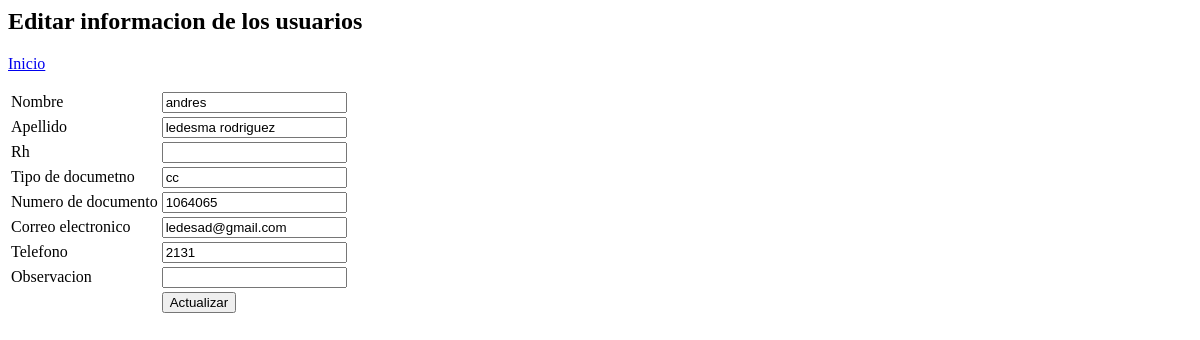
The page /Dinidiseños/administrador/cruds/crud_gestion_personal/editView.php?id=5 on the database as committed earlier.
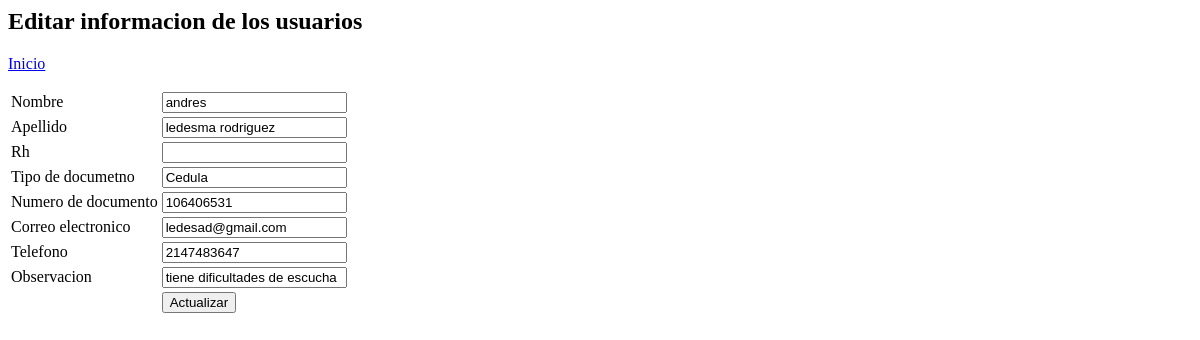
The same page on the database as committed later.
### tables this page shows
CREATE TABLE `users` (
  `id` int(11) NOT NULL,
  `nombre` varchar(100) NOT NULL,
  `apellido` varchar(50) NOT NULL,
  `rh` varchar(500) NOT NULL,
  `tipodocumento` varchar(30) NOT NULL,
  `numerodocumento` int(13) NOT NULL,
  `correo` varchar(50) NOT NULL,
  `telefono` int(13) NOT NULL,
  `observacion` varchar(500) NOT NULL
);

### Dinidiseños/administrador/cruds/crud_gestion_personal/editView.php (the view, shortened to what this page needs)
<?php
require_once("../../dbConnection.php");
$id = $_GET['id'];
$result = mysqli_query($mysqli, "SELECT * FROM users WHERE id = $id");
$resultData = mysqli_fetch_assoc($result);
$nombre = $resultData['nombre'];
$apellido = $resultData['apellido'];
$tipodocumento = $resultData['tipodocumento'];
$numerodocumento = $resultData['numerodocumento'];
$correo = $resultData['correo'];
$telefono = $resultData['telefono'];
$observacion = $resultData['observacion'];
?>
<html>
<head>
</head>
<body>
    <h2>Editar informacion de los usuarios</h2>
    <p>
	    <a href="index_gestionP.php">Inicio</a>
    </p>
	<form name="edit" method="post" action="editAction.php">
		<table border="0">
			<tr>
				<td>Nombre</td>
				<td><input type="text" name="nombre" value="<?php echo $nombre; ?>"></td>
			</tr>
			<tr>
				<td>Apellido</td>
				<td><input type="text" name="apellido" value="<?php echo $apellido; ?>"></td>
			</tr>
			<tr>
				<td>Rh</td>
				<td><input type="text" name="rh" value="<?php echo $rh; ?>"></td>
			</tr>
			<tr>
				<td>Tipo de documetno</td>
				<td><input type="text" name="tipodocumento" value="<?php echo $tipodocumento; ?>"></td>
			</tr>
			<tr>
				<td>Numero de documento</td>
				<td><input type="number" name="numerodocumento" value="<?php echo $numerodocumento; ?>"></td>
			</tr>
			<tr>
				<td>Correo electronico</td>
				<td><input type="email" name="correo" value="<?php echo $correo; ?>"></td>
			</tr>
			<tr>
				<td>Telefono</td>
				<td><input type="number" name="telefono" value="<?php echo $telefono; ?>"></td>
			</tr>
			<tr>
				<td>Observacion</td>
				<td><input type="text" name="observacion" value="<?php echo $observacion; ?>"></td>
			</tr>
			<tr>
				<td><input type="hidden" name="id" value=<?php echo $id; ?>></td>
				<td><input type="submit" name="update" value="Actualizar"></td>
			</tr>
		</table>
	</form>
</body>
</html>

Rows that differ between the two databases and show on the page:
changed users "andres": tipodocumento "cc" → "Cedula"; numerodocumento "1064065" → "106406531"; telefono "2131" → "2147483647"; observacion (not shown) → "tiene dificultades de escucha"
